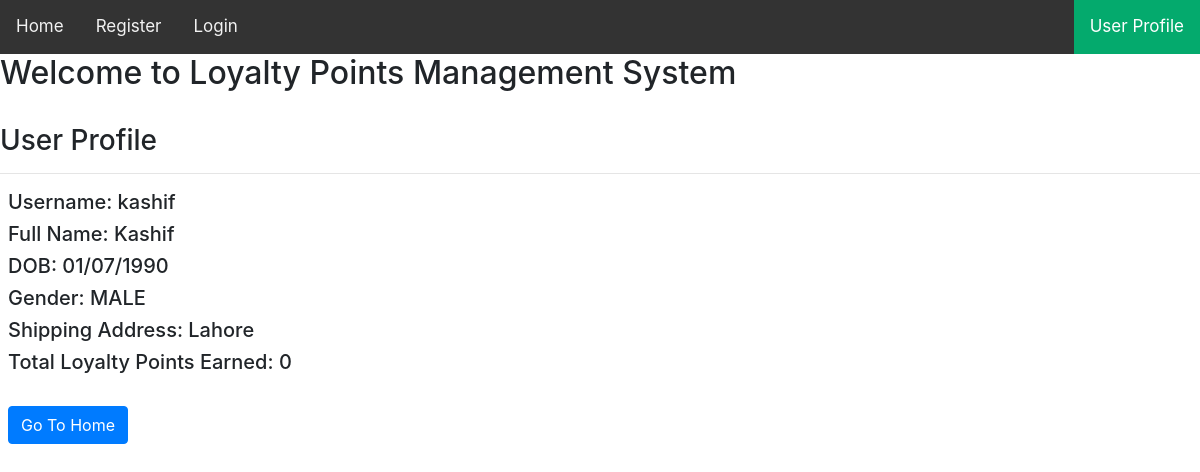
The app's page /profile (signed in) with its own data.
### tables this page shows
CREATE TABLE user(id INTEGER PRIMARY KEY AUTOINCREMENT, username TEXT, name text, password TEXT, dob TEXT, gender TEXT, address TEXT, loyalty_points INTEGER, loyalty_points_expiry TEXT);

### main.py (the view)
@app.route('/profile', methods=['GET'])
def profile():
    if not session.get("username"):
        print('user not logged in')
        return render_template('login.html')
    else:
        print('user logged in: ' + session.get("username"))
        user_id = session["user_id"]
        conn = get_db_connection()
        user = conn.execute(
            'SELECT * FROM user WHERE id="{user_id}"'.
                format(user_id=user_id)).fetchone()
        conn.close()
        print('user["loyalty_points"]: ', user["loyalty_points"])
        return render_template('profile.html',
                               username=user["username"],
                               name=user["name"],
                               dob=user["dob"],
                               gender=user["gender"],
                               address=user["address"],
                               total_loyalty_points=user["loyalty_points"])

### main.py (called while the page is built)
def get_db_connection():
    conn = sqlite3.connect('loyalty_points.db')
    conn.row_factory = sqlite3.Row
    return conn

### templates/profile.html (shortened to what this page needs)
<!DOCTYPE html>
<html lang="en">
<head>
    <link rel="stylesheet" href="static/css/bootstrap.min.css">
</head>
<body>
<div class="topnav">
    <a href="/">Home</a>
    <a href="/register">Register</a>
    <a href="/login">Login</a>
    <a class="active" href="/profile" style="float: right">User Profile</a>
</div>
<h2>Welcome to Loyalty Points Management System</h2>
<br/>
<h3>User Profile</h3>
<hr/>
<div class="m-2">
    <h5>Username: {{ username }}</h5>
    <h5>Full Name: {{ name }}</h5>
    <h5>DOB: {{ dob }}</h5>
    <h5>Gender: {{ gender }}</h5>
    <h5>Shipping Address: {{ address }}</h5>
    <h5>Total Loyalty Points Earned: {{ total_loyalty_points }}</h5>
    <br/>
    <a href="/" class="btn btn-primary">Go To Home</a>
</div>
</body>
</html>

### templates/profile.html (style rules this page uses)
.topnav { background-color: #333; overflow: hidden; }
.topnav a { float: left; color: #f2f2f2; text-align: center; padding: 14px 16px; text-decoration: none; font-size: 17px; }
.topnav a.active { background-color: #04AA6D; color: white; }

### records on screen
user: username "kashif", name "Kashif", dob "01/07/1990", gender "MALE", address "Lahore"

### other values on screen
{{ total_loyalty_points }} "0"
